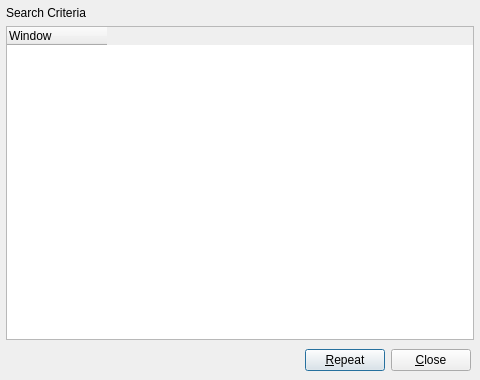
<?xml version="1.0" encoding="UTF-8"?>
<ui version="4.0">
 <class>SearchResultsDialog</class>
 <widget class="QDialog" name="SearchResultsDialog">
  <property name="geometry">
   <rect>
    <x>0</x>
    <y>0</y>
    <width>480</width>
    <height>380</height>
   </rect>
  </property>
  <property name="windowTitle">
   <string>Search Results</string>
  </property>
  <layout class="QVBoxLayout" name="verticalLayout">
   <property name="leftMargin">
    <number>6</number>
   </property>
   <property name="topMargin">
    <number>6</number>
   </property>
   <property name="rightMargin">
    <number>6</number>
   </property>
   <property name="bottomMargin">
    <number>6</number>
   </property>
   <item>
    <widget class="QLabel" name="criteriaLabel">
     <property name="text">
      <string>Search Criteria</string>
     </property>
    </widget>
   </item>
   <item>
    <widget class="WindowTree" name="windowList">
     <property name="editTriggers">
      <set>QAbstractItemView::NoEditTriggers</set>
     </property>
     <property name="dragDropOverwriteMode">
      <bool>false</bool>
     </property>
     <property name="selectionBehavior">
      <enum>QAbstractItemView::SelectRows</enum>
     </property>
     <property name="verticalScrollMode">
      <enum>QAbstractItemView::ScrollPerPixel</enum>
     </property>
     <property name="horizontalScrollMode">
      <enum>QAbstractItemView::ScrollPerPixel</enum>
     </property>
     <property name="rootIsDecorated">
      <bool>false</bool>
     </property>
     <attribute name="headerStretchLastSection">
      <bool>false</bool>
     </attribute>
     <column>
      <property name="text">
       <string>Window</string>
      </property>
     </column>
    </widget>
   </item>
   <item>
    <widget class="QWidget" name="widget" native="true">
     <layout class="QHBoxLayout" name="horizontalLayout">
      <property name="leftMargin">
       <number>3</number>
      </property>
      <property name="topMargin">
       <number>3</number>
      </property>
      <property name="rightMargin">
       <number>3</number>
      </property>
      <property name="bottomMargin">
       <number>3</number>
      </property>
      <item>
       <spacer name="horizontalSpacer">
        <property name="orientation">
         <enum>Qt::Horizontal</enum>
        </property>
        <property name="sizeHint" stdset="0">
         <size>
          <width>40</width>
          <height>20</height>
         </size>
        </property>
       </spacer>
      </item>
      <item>
       <widget class="QPushButton" name="repeatButton">
        <property name="whatsThis">
         <string>Re-runs this search, and updates the results.</string>
        </property>
        <property name="text">
         <string>&amp;Repeat</string>
        </property>
       </widget>
      </item>
      <item>
       <widget class="QPushButton" name="closeButton">
        <property name="text">
         <string>&amp;Close</string>
        </property>
       </widget>
      </item>
     </layout>
    </widget>
   </item>
  </layout>
 </widget>
 <customwidgets>
  <customwidget>
   <class>WindowTree</class>
   <extends>QTreeWidget</extends>
   <header>ui/custom_widgets/WindowTree.h</header>
  </customwidget>
 </customwidgets>
 <resources>
  <include location="../../qt_resources.qrc"/>
 </resources>
 <connections/>
</ui>
